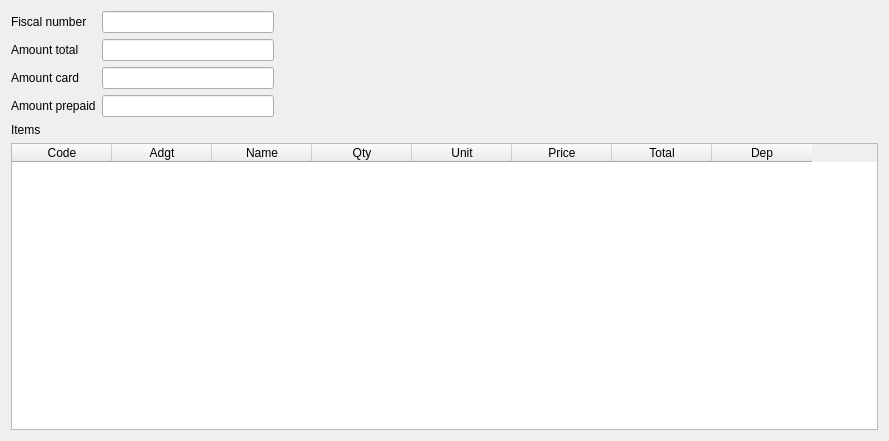
<?xml version="1.0" encoding="UTF-8"?>
<ui version="4.0">
 <class>DlgHDMViewer</class>
 <widget class="QDialog" name="DlgHDMViewer">
  <property name="geometry">
   <rect>
    <x>0</x>
    <y>0</y>
    <width>889</width>
    <height>441</height>
   </rect>
  </property>
  <property name="windowTitle">
   <string>Fiscal viewer</string>
  </property>
  <layout class="QGridLayout" name="gridLayout">
   <item row="0" column="0">
    <widget class="QLabel" name="label">
     <property name="text">
      <string>Fiscal number</string>
     </property>
    </widget>
   </item>
   <item row="0" column="1">
    <widget class="QLineEdit" name="leFiscal">
     <property name="readOnly">
      <bool>true</bool>
     </property>
    </widget>
   </item>
   <item row="0" column="2">
    <spacer name="horizontalSpacer">
     <property name="orientation">
      <enum>Qt::Horizontal</enum>
     </property>
     <property name="sizeHint" stdset="0">
      <size>
       <width>598</width>
       <height>20</height>
      </size>
     </property>
    </spacer>
   </item>
   <item row="1" column="0">
    <widget class="QLabel" name="label_2">
     <property name="text">
      <string>Amount total</string>
     </property>
    </widget>
   </item>
   <item row="1" column="1">
    <widget class="QLineEdit" name="leAmountCash">
     <property name="readOnly">
      <bool>true</bool>
     </property>
    </widget>
   </item>
   <item row="2" column="0">
    <widget class="QLabel" name="label_3">
     <property name="text">
      <string>Amount card</string>
     </property>
    </widget>
   </item>
   <item row="2" column="1">
    <widget class="QLineEdit" name="leAmountCard">
     <property name="readOnly">
      <bool>true</bool>
     </property>
    </widget>
   </item>
   <item row="3" column="0">
    <widget class="QLabel" name="label_4">
     <property name="text">
      <string>Amount prepaid</string>
     </property>
    </widget>
   </item>
   <item row="3" column="1">
    <widget class="QLineEdit" name="leAmountPrepaid">
     <property name="readOnly">
      <bool>true</bool>
     </property>
    </widget>
   </item>
   <item row="4" column="0">
    <widget class="QLabel" name="label_5">
     <property name="text">
      <string>Items</string>
     </property>
    </widget>
   </item>
   <item row="5" column="0" colspan="3">
    <widget class="QTableWidget" name="tbl">
     <property name="editTriggers">
      <set>QAbstractItemView::NoEditTriggers</set>
     </property>
     <column>
      <property name="text">
       <string>Code</string>
      </property>
     </column>
     <column>
      <property name="text">
       <string>Adgt</string>
      </property>
     </column>
     <column>
      <property name="text">
       <string>Name</string>
      </property>
     </column>
     <column>
      <property name="text">
       <string>Qty</string>
      </property>
     </column>
     <column>
      <property name="text">
       <string>Unit</string>
      </property>
     </column>
     <column>
      <property name="text">
       <string>Price</string>
      </property>
     </column>
     <column>
      <property name="text">
       <string>Total</string>
      </property>
     </column>
     <column>
      <property name="text">
       <string>Dep</string>
      </property>
     </column>
    </widget>
   </item>
  </layout>
 </widget>
 <resources/>
 <connections/>
</ui>
